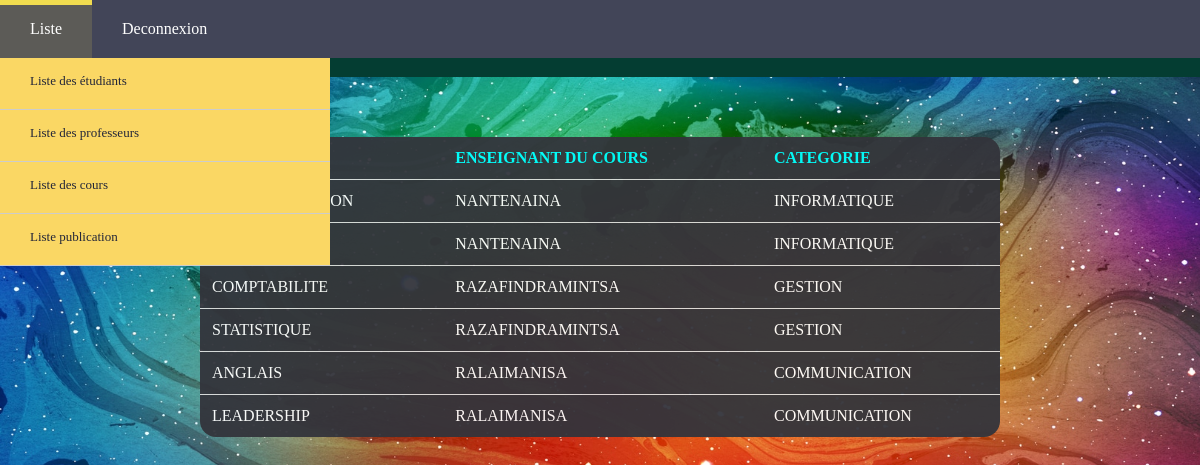
/views/public/listeCours.php, run on the app's committed database.
### tables this page shows
CREATE TABLE IF NOT EXISTS `cours` (
  `id_cours` int NOT NULL AUTO_INCREMENT,
  `nom_cours` varchar(50) NOT NULL,
  `id_cat` int NOT NULL,
  `id_professeur` int NOT NULL,
  PRIMARY KEY (`id_cours`),
  KEY `id_cat` (`id_cat`),
  KEY `id_professeur` (`id_professeur`)
);

CREATE TABLE IF NOT EXISTS `professeur` (
  `id_professeur` int NOT NULL AUTO_INCREMENT,
  `nom_professeur` varchar(100) NOT NULL,
  `prenom_professeur` varchar(100) NOT NULL,
  `email_professeur` varchar(100) NOT NULL,
  `mdp_professeur` varchar(500) NOT NULL,
  `tel_professeur` double NOT NULL,
  `image_professeur` varchar(500) NOT NULL,
  `admin` tinyint(1) NOT NULL,
  PRIMARY KEY (`id_professeur`)
);

CREATE TABLE IF NOT EXISTS `categorie` (
  `id_cat` int NOT NULL AUTO_INCREMENT,
  `designation_cat` varchar(100) NOT NULL,
  PRIMARY KEY (`id_cat`)
);

### models/cours.php (called while the page is built, shortened)
<?php
    class Cours extends Database
    {
        public function getCours()
        {
            $bdd = $this -> dbConnect();
            $sql = $bdd->prepare('
                SELECT cours.id_cours, cours.nom_cours, categorie.designation_cat,
                professeur.nom_professeur, professeur.prenom_professeur
                FROM cours JOIN categorie ON cours.id_cat=categorie.id_cat
                JOIN professeur
                ON cours.id_professeur=professeur.id_professeur
            ');
            $sql -> execute();
            $tab = $sql -> fetchall();
            return $tab;
        }
    }
?>

### controllers/manageCours.php (the view, shortened to what this page needs)
<?php
    class ManageCours
    {
        public function listerCours()
        {
            require_once("models/cours.php");
            $cours = new Cours;
            $listeCours = $cours -> getCours();
            if (!empty($_GET["pgAdmin"])) {
                if ($_GET["pgAdmin"] == "pgCours")
                {
                    foreach ($listeCours as $value)
                    {
                        echo "<tr>";
                            echo "<td>".strtoupper($value['nom_cours'])."</td>";
                            echo "<td>".ucwords($value['nom_professeur']).' '.$value['prenom_professeur']."</td>";
                            echo "<td>".$value['designation_cat']."</td>";
                            echo '<td>
                            <div><a class="btn" href="admin.php?pgAdmin=pgCours&pg=listeCours&modif='.$value['id_cours'].'">MODIFIER</a></div><br>
                            <div><a class="btn" href="admin.php?pgAdmin=pgCours&pg=listeCours&act='.$value['id_cours'].'">EFFACER</a></div>
                          </td>';
                        echo"</tr>";
                    }
                }
            }
            else
            {
                foreach ($listeCours as $value)
                    {
                    echo "<tr>";
                        echo "<td>".strtoupper($value['nom_cours'])."</td>";
                        echo "<td>".ucwords($value['nom_professeur'])."</td>";
                        echo "<td>".$value['designation_cat']."</td>";
                    echo"</tr>";
                    }
            }
        }
    }
?>

### assets/css/list.css (style rules this page uses)
body { padding: 0; margin: 0; font-family: Verdana, Geneva, Tahoma, sans-serif; background-image: url("../images/space/6.jpg") ; background-size: cover; background-repeat: no-repeat; background-attachment: fixed; }
tr { transition: all 0.2s ease-in; cursor: pointer; }
th,td { padding: 12px; text-align: left; }
td { border-top: 1px solid #ddd; }

### assets/css/navbar3.css (style rules this page uses)
body { font-family: 'Source code pro', Calibri, serif; margin: 0px; padding: 0px; }

### data on the page
cours: id_professeur.nom_professeur "NANTENAINA", id_cat.designation_cat "INFORMATIQUE"
cours: id_professeur.nom_professeur "NANTENAINA", id_cat.designation_cat "INFORMATIQUE"
cours: nom_cours "COMPTABILITE", id_professeur.nom_professeur "RAZAFINDRAMINTSA", id_cat.designation_cat "GESTION"
cours: nom_cours "STATISTIQUE", id_professeur.nom_professeur "RAZAFINDRAMINTSA", id_cat.designation_cat "GESTION"
cours: nom_cours "ANGLAIS", id_professeur.nom_professeur "RALAIMANISA", id_cat.designation_cat "COMMUNICATION"
cours: nom_cours "LEADERSHIP", id_professeur.nom_professeur "RALAIMANISA", id_cat.designation_cat "COMMUNICATION"
